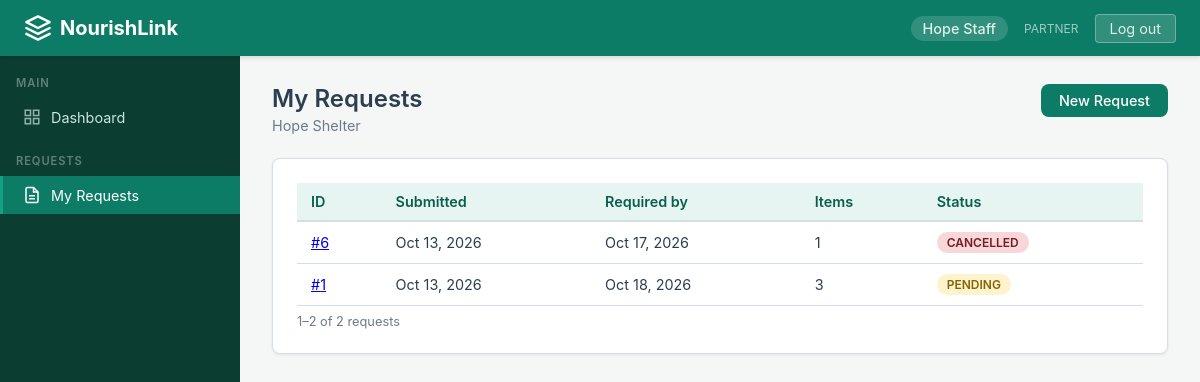
Before: /requests/mine/ (signed in) with the older database file.
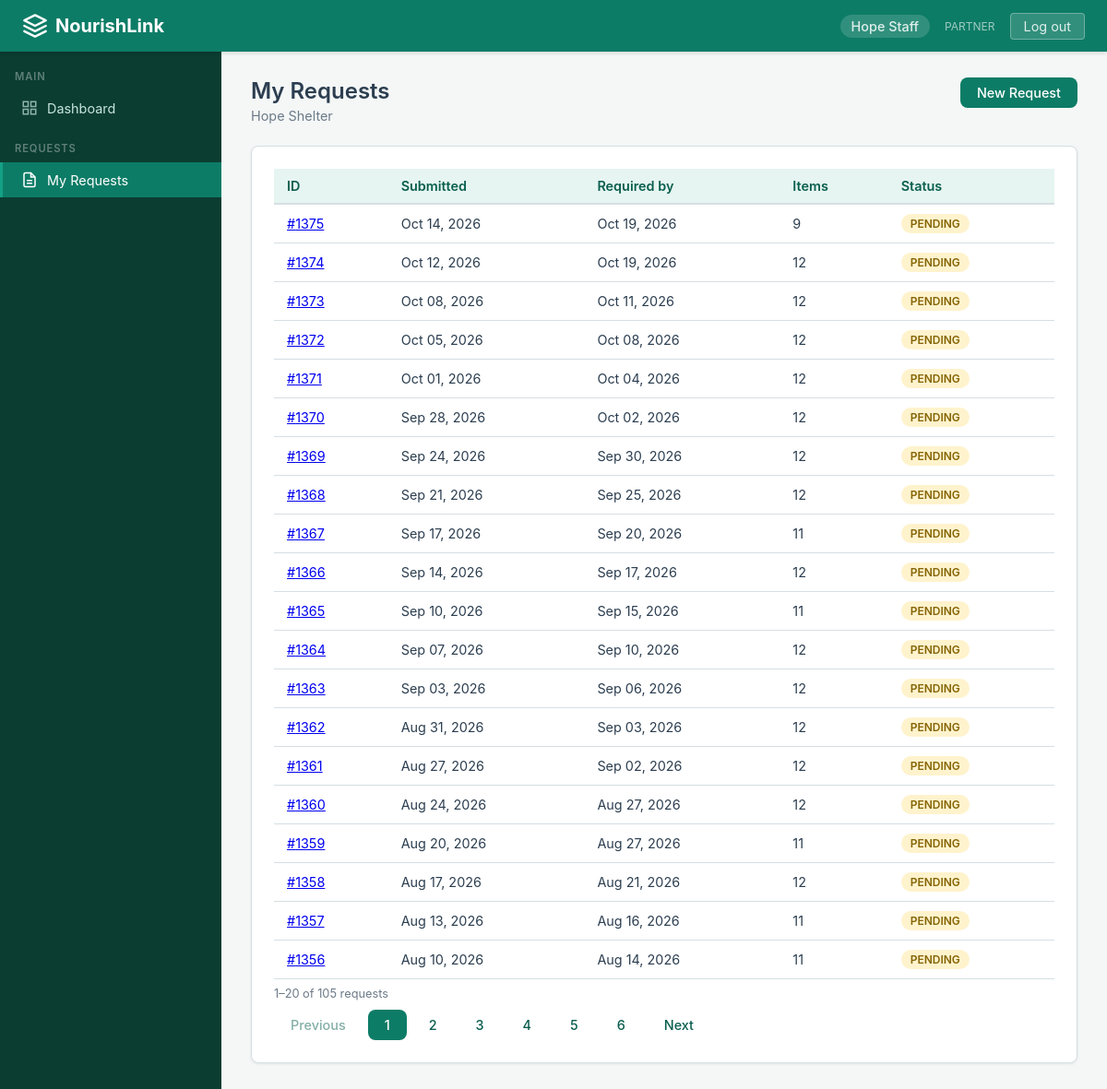
After: the same page with the newer database file.
### core/models.py (models this page shows, shortened)
class Request(models.Model):
    class Status(models.TextChoices):
        PENDING = 'PENDING', 'Pending'
        APPROVED = 'APPROVED', 'Approved'
        PARTIALLY_FULFILLED = 'PARTIALLY_FULFILLED', 'Partially Fulfilled'
        FULFILLED = 'FULFILLED', 'Fulfilled'
        CANCELLED = 'CANCELLED', 'Cancelled'
    organization = models.ForeignKey(Organization, on_delete=models.CASCADE, related_name='requests')
    requested_by = models.ForeignKey(User, on_delete=models.CASCADE, related_name='requests_made')
    required_by_date = models.DateField()
    status = models.CharField(max_length=25, choices=Status.choices, default=Status.PENDING)
    notes = models.TextField(blank=True)
    created_at = models.DateTimeField(auto_now_add=True)
    updated_at = models.DateTimeField(auto_now=True)
    class Meta:
        ordering = ['required_by_date', 'created_at']

### core/views.py (the view)
# urls.py: path('requests/mine/', views.my_requests, name='my_requests'),
@partner_required
def my_requests(request):
    org = request.user.profile.organization
    requests_qs = (
        Request.objects.filter(organization=org)
        .prefetch_related('items')
        .order_by('-created_at')
    )
    paginator = Paginator(requests_qs, 20)
    page = paginator.get_page(request.GET.get('page'))
    return render(request, 'core/my_requests.html', {
        'page_obj': page,
        'total': paginator.count,
        'organization': org,
    })

### templates/core/my_requests.html (shortened to what this page needs)
{% extends "base.html" %}
{% block content %}
<div class="page-header" style="display:flex;justify-content:space-between;align-items:flex-start;gap:12px;flex-wrap:wrap;">
  <div>
    <h1>My Requests</h1>
    <p>{{ organization.name|default:"" }}</p>
  </div>
  <a href="{% url 'request_create' %}" class="btn btn-primary">New Request</a>
</div>
{% if total == 0 %}
<div class="card">
  <div class="empty-state">
    <p>No requests yet. Create one to get started.</p>
    <p style="margin-top:14px;">
      <a href="{% url 'request_create' %}" class="btn btn-primary">Create Request</a>
    </p>
  </div>
</div>
{% else %}
<div class="card">
  <div class="table-wrap">
    <table>
      <thead>
        <tr>
          <th>ID</th>
          <th>Submitted</th>
          <th>Required by</th>
          <th>Items</th>
          <th>Status</th>
        </tr>
      </thead>
      <tbody>
        {% for req in page_obj %}
        <tr>
          <td><a href="{% url 'request_detail' req.pk %}">#{{ req.id }}</a></td>
          <td>{{ req.created_at|date:"M d, Y" }}</td>
          <td>{{ req.required_by_date|date:"M d, Y" }}</td>
          <td>{{ req.items.all|length }}</td>
          <td>
            {% if req.status == 'PENDING' %}
              <span class="badge badge-pending">Pending</span>
            {% elif req.status == 'APPROVED' %}
              <span class="badge badge-approved">Approved</span>
            {% elif req.status == 'PARTIALLY_FULFILLED' %}
              <span class="badge badge-partial">Partial</span>
            {% elif req.status == 'FULFILLED' %}
              <span class="badge badge-fulfilled">Fulfilled</span>
            {% elif req.status == 'CANCELLED' %}
              <span class="badge badge-cancelled">Cancelled</span>
            {% endif %}
          </td>
        </tr>
        {% endfor %}
      </tbody>
    </table>
  </div>
  <p style="font-size:.8rem;color:var(--text-muted);margin-top:8px;">{{ page_obj.start_index }}&ndash;{{ page_obj.end_index }} of {{ total }} requests</p>
  {% if page_obj.paginator.num_pages > 1 %}
  <nav style="display:flex;align-items:center;gap:6px;flex-wrap:wrap;margin-top:10px;">
    {% if page_obj.has_previous %}
      <a href="{% querystring page=page_obj.previous_page_number %}" class="btn btn-sm btn-ghost">Previous</a>
    {% else %}
      <span class="btn btn-sm btn-ghost" style="opacity:.5;cursor:not-allowed;">Previous</span>
    {% endif %}
    {% for num in page_obj.paginator.page_range %}
      {% if num == page_obj.number %}
        <span class="btn btn-sm btn-primary">{{ num }}</span>
      {% else %}
        <a href="{% querystring page=num %}" class="btn btn-sm btn-ghost">{{ num }}</a>
      {% endif %}
    {% endfor %}
    {% if page_obj.has_next %}
      <a href="{% querystring page=page_obj.next_page_number %}" class="btn btn-sm btn-ghost">Next</a>
    {% else %}
      <span class="btn btn-sm btn-ghost" style="opacity:.5;cursor:not-allowed;">Next</span>
    {% endif %}
  </nav>
  {% endif %}
</div>
{% endif %}
{% endblock %}

Changed rows visible on the page:
removed Request: id "6", created_at "Oct 13, 2026", required_by_date "Oct 17, 2026", items.all|length "1", status "CANCELLED"
removed Request: id "1", created_at "Oct 13, 2026", required_by_date "Oct 18, 2026", items.all|length "3", status "PENDING"
added Request: id "1375", created_at "Oct 14, 2026", required_by_date "Oct 19, 2026", items.all|length "9", status "PENDING"
added Request: id "1374", created_at "Oct 12, 2026", required_by_date "Oct 19, 2026", items.all|length "12", status "PENDING"
added Request: id "1373", created_at "Oct 08, 2026", required_by_date "Oct 11, 2026", items.all|length "12", status "PENDING"
added Request: id "1372", created_at "Oct 05, 2026", required_by_date "Oct 08, 2026", items.all|length "12", status "PENDING"
added Request: id "1371", created_at "Oct 01, 2026", required_by_date "Oct 04, 2026", items.all|length "12", status "PENDING"
added Request: id "1370", created_at "Sep 28, 2026", required_by_date "Oct 02, 2026", items.all|length "12", status "PENDING"
added Request: id "1369", created_at "Sep 24, 2026", required_by_date "Sep 30, 2026", items.all|length "12", status "PENDING"
added Request: id "1368", created_at "Sep 21, 2026", required_by_date "Sep 25, 2026", items.all|length "12", status "PENDING"
added Request: id "1367", created_at "Sep 17, 2026", required_by_date "Sep 20, 2026", items.all|length "11", status "PENDING"
added Request: id "1366", created_at "Sep 14, 2026", required_by_date "Sep 17, 2026", items.all|length "12", status "PENDING"
added Request: id "1365", created_at "Sep 10, 2026", required_by_date "Sep 15, 2026", items.all|length "11", status "PENDING"
added Request: id "1364", created_at "Sep 07, 2026", required_by_date "Sep 10, 2026", items.all|length "12", status "PENDING"
added Request: id "1363", created_at "Sep 03, 2026", required_by_date "Sep 06, 2026", items.all|length "12", status "PENDING"
added Request: id "1362", created_at "Aug 31, 2026", required_by_date "Sep 03, 2026", items.all|length "12", status "PENDING"
added Request: id "1361", created_at "Aug 27, 2026", required_by_date "Sep 02, 2026", items.all|length "12", status "PENDING"
added Request: id "1360", created_at "Aug 24, 2026", required_by_date "Aug 27, 2026", items.all|length "12", status "PENDING"
added Request: id "1359", created_at "Aug 20, 2026", required_by_date "Aug 27, 2026", items.all|length "11", status "PENDING"
added Request: id "1358", created_at "Aug 17, 2026", required_by_date "Aug 21, 2026", items.all|length "12", status "PENDING"
added Request: id "1357", created_at "Aug 13, 2026", required_by_date "Aug 16, 2026", items.all|length "11", status "PENDING"
added Request: id "1356", created_at "Aug 10, 2026", required_by_date "Aug 14, 2026", items.all|length "11", status "PENDING"
Other visible differences:
{{ page_obj.end_index }}: "2" → "20"
{{ total }}: "2" → "105"
text now shown: "Previous Next"
new list line: "1"
new list line: "2"
new list line: "3"
new list line: "4"
new list line: "5"
new list line: "6"
